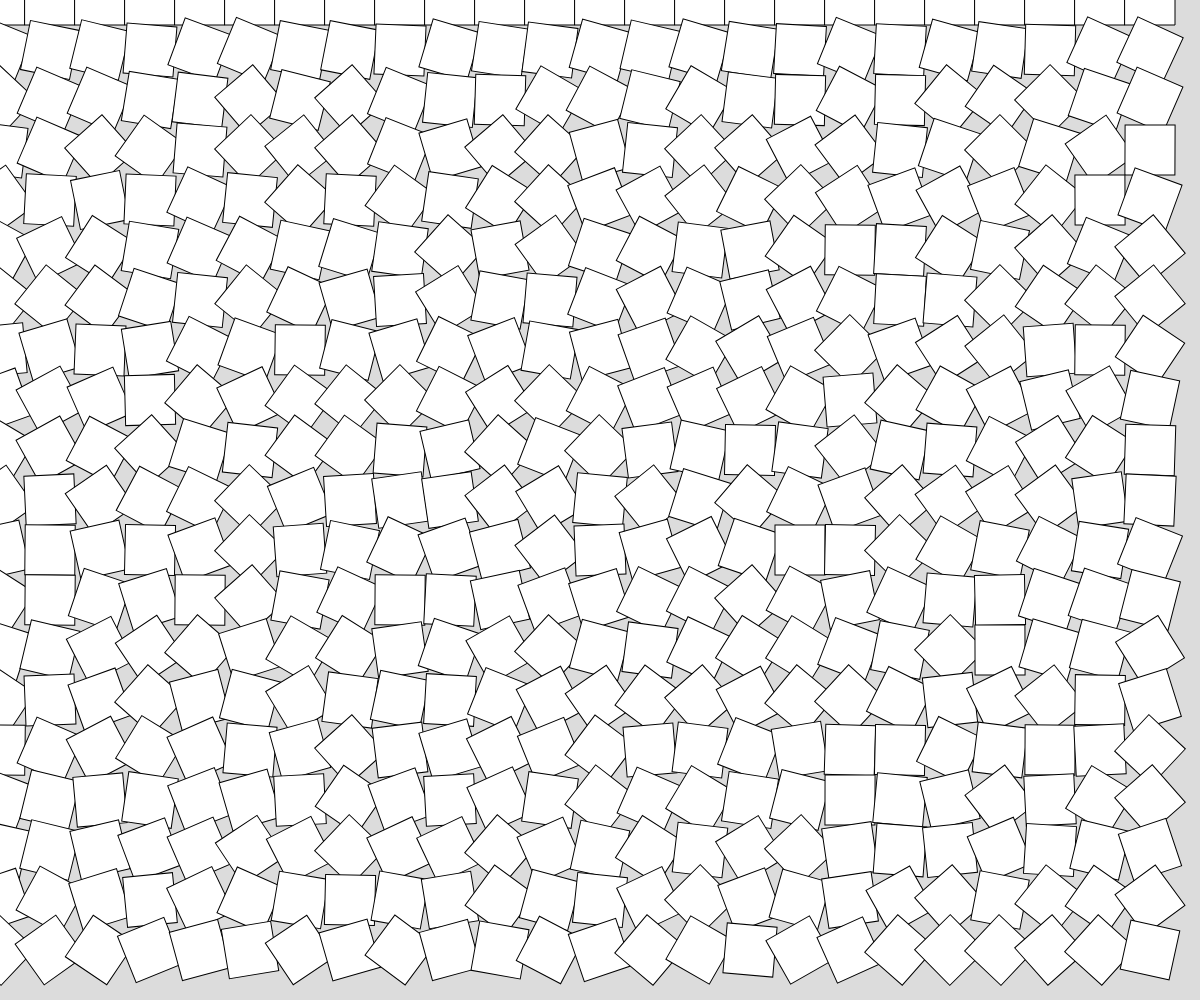
Frame 1 (no input)
Frame 60 (no input): identical to frame 1, image omitted
Frame 120 (the mouse pressed at the canvas centre since frame 60): identical to frame 1, image omitted

The p5.js sketch that drew this single still picture (run headless with seeded random() and noise() and a simulated clock; from frame 60 on, the mouse is pressed at the canvas centre):

// p5.js sketch
// ── sketch.js
//  Cubic Disarray Demo
//  March 7, 2023

let boxes = [];

function setup() {
  createCanvas(windowWidth, windowHeight);
  rectMode(CENTER);
  angleMode(DEGREES);

  for (let y = 0; y < height; y += 50) {
    for (let x = 0; x < width; x +=50){
      spawnBox(x, y, 50, random(y / 2));
    }
  }
}


function draw() {
  background(220);

  for (let i = 0; i < boxes.length; i++) {
    displayBox(boxes[i]);
  }
}

function displayBox(myBox) {
  push();
  translate(myBox.x, myBox.y);
  rotate(myBox.rotation);
  square(0, 0, myBox.size);
  pop();
}

function spawnBox(theX, theY, theSize, howRotated) {
  let someBox = {
    x: theX,
    y: theY,
    size: theSize,
    rotation: howRotated,
  };
  boxes.push(someBox);
}
